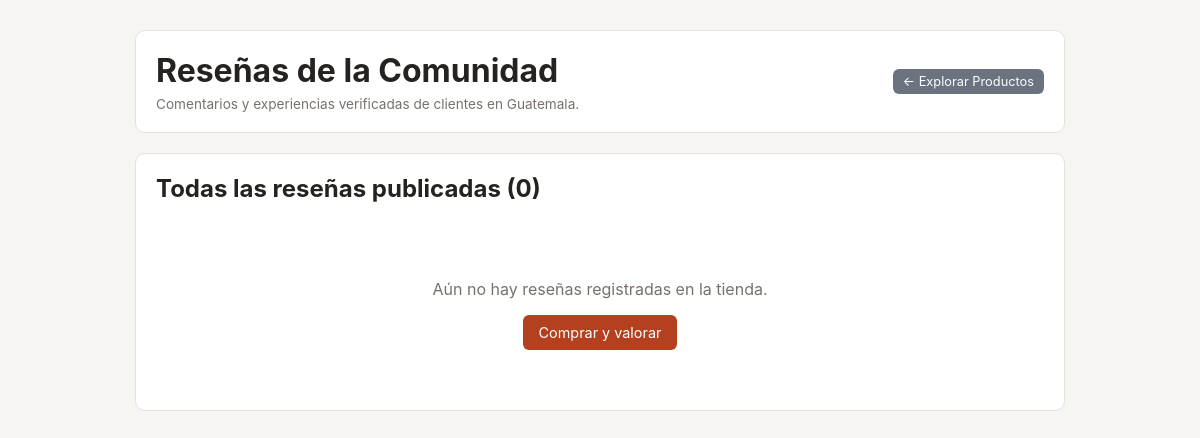
Before: /reviews/index.php with the older database file.
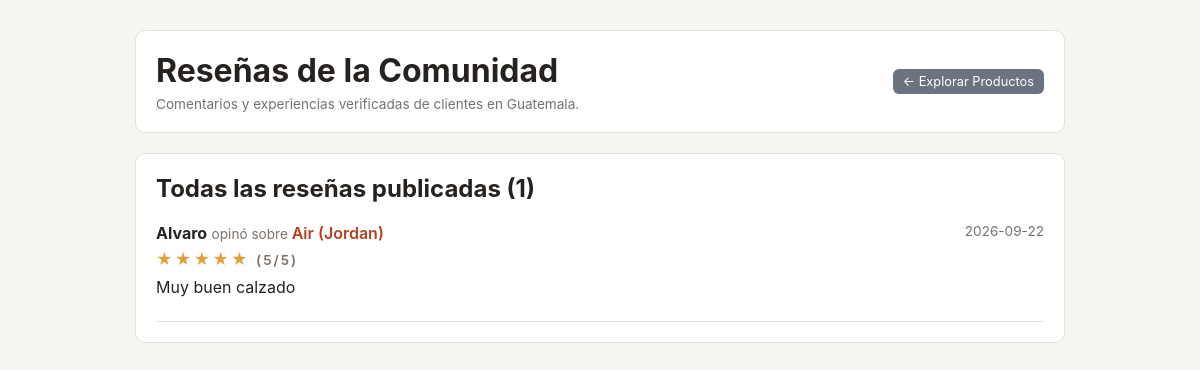
After: the same page with the newer database file.
### tables this page shows
CREATE TABLE `reviews` (
  `id` int(11) NOT NULL,
  `id_usuario` int(11) NOT NULL,
  `id_producto` int(11) NOT NULL,
  `calificacion` tinyint(1) NOT NULL,
  `comentario` varchar(255) DEFAULT NULL,
  `fecha` date NOT NULL
);

CREATE TABLE `usuario` (
  `id` int(11) NOT NULL,
  `nombre` varchar(99) NOT NULL,
  `correo` varchar(50) NOT NULL,
  `password` varchar(255) NOT NULL,
  `telefono` varchar(15) DEFAULT NULL,
  `direccion` varchar(255) DEFAULT NULL,
  `tipo_usuario` enum('cliente','trabajador','admin') NOT NULL DEFAULT 'cliente'
);

CREATE TABLE `producto` (
  `id` int(11) NOT NULL,
  `nombre` varchar(99) NOT NULL,
  `marca` varchar(50) NOT NULL,
  `descripcion` varchar(255) DEFAULT NULL,
  `precio` decimal(10,2) NOT NULL DEFAULT 0.00,
  `color` varchar(25) DEFAULT NULL,
  `genero` enum('hombre','mujer','ninos') DEFAULT NULL,
  `imagen` varchar(255) DEFAULT NULL,
  `id_categoria` int(11) DEFAULT NULL
);

### includes/functions.php (called while the page is built, shortened)
<?php
function url(string $path = '/'): string {
    return BASE_URL . '/' . ltrim($path, '/');
}

### includes/auth.php (called while the page is built, shortened)
<?php
require_once __DIR__ . '/functions.php';
function h(?string $value): string {
    return htmlspecialchars($value ?? '', ENT_QUOTES, 'UTF-8');
}

### reviews/index.php (the view, shortened to what the changed rows need)
<?php
require __DIR__ . '/../config/db.php';
require __DIR__ . '/../includes/auth.php';
require_once __DIR__ . '/../includes/functions.php';
$idProducto = (int)($_GET['id_producto'] ?? 0);
$producto = null;
$userId = $_SESSION['user']['id'] ?? null;
if ($producto) {
    $stmt = $pdo->prepare(
        'SELECT r.*, u.nombre AS usuario_nombre
         FROM reviews r
         JOIN usuario u ON u.id = r.id_usuario
         WHERE r.id_producto = ?
         ORDER BY r.fecha DESC, r.id DESC'
    );
    $stmt->execute([$idProducto]);
    $reviews = $stmt->fetchAll();
    $miReview = null;
    foreach ($reviews as $r) {
        if ($userId !== null && (int)$r['id_usuario'] === (int)$userId) {
            $miReview = $r;
            break;
        }
    }
    $pageTitle = 'Reseñas de ' . $producto['nombre'];
    require __DIR__ . '/../includes/header.php';
    ?>
    <div class="container" style="max-width: 900px; margin: 30px auto; padding: 0 15px;">
        <div class="card" style="display:flex; justify-content:space-between; align-items:center; flex-wrap:wrap; gap:10px;">
            <div>
                <h1 style="margin:0 0 6px 0;">Reseñas: <?= h($producto['nombre']) ?></h1>
                <p class="muted" style="margin:0;"><?= h($producto['marca']) ?></p>
            </div>
            <a class="btn btn-secondary btn-sm" href="<?= url('/productos/index.php') ?>">&larr; Volver a productos</a>
        </div>
        <?php if (isLoggedIn() && !$miReview): ?>
            <div class="card">
                <h2>Dejar una reseña</h2>
                <form method="post" action="<?= url('/reviews/create.php') ?>" class="form-grid">
                    <input type="hidden" name="id_producto" value="<?= (int)$producto['id'] ?>">
                    <div>
                        <label>Calificación</label>
                        <select name="calificacion" required>
                            <option value="5" selected>★★★★★ (5)</option>
                            <option value="4">★★★★☆ (4)</option>
                            <option value="3">★★★☆☆ (3)</option>
                            <option value="2">★★☆☆☆ (2)</option>
                            <option value="1">★☆☆☆☆ (1)</option>
                        </select>
                    </div>
                    <div>
                        <label>Comentario</label>
                        <textarea name="comentario" maxlength="255" placeholder="¿Qué te pareció este calzado?"></textarea>
                    </div>
                    <div class="actions">
                        <button class="btn" type="submit">Publicar reseña</button>
                    </div>
                </form>
            </div>
        <?php elseif (!isLoggedIn()): ?>
            <div class="card">
                <p><a href="<?= url('/auth/login.php') ?>">Inicia sesión</a> para dejar tu reseña.</p>
            </div>
        <?php endif; ?>
        <div class="card">
            <h2>Todas las opiniones sobre este calzado (<?= count($reviews) ?>)</h2>
            <?php if (!$reviews): ?>
                <p class="empty-state">Este producto todavía no tiene reseñas. ¡Sé el primero!</p>
            <?php else: ?>
                <?php foreach ($reviews as $r): ?>
                    <div style="border-bottom:1px solid var(--border); padding:14px 0;">
                        <div style="display:flex; justify-content:space-between; align-items:center;">
                            <strong><?= h($r['usuario_nombre']) ?></strong>
                            <span class="muted" style="font-size:0.85rem;"><?= h($r['fecha']) ?></span>
                        </div>
                        <div class="stars"><?= str_repeat('★', (int)$r['calificacion']) ?><span style="color:#cbd5e1;"><?= str_repeat('★', 5 - (int)$r['calificacion']) ?></span> (<?= (int)$r['calificacion'] ?>/5)</div>
                        <p style="margin:8px 0; color:var(--text);"><?= h($r['comentario']) ?></p>
                        <?php if ($userId !== null && ((int)$r['id_usuario'] === (int)$userId || hasRole(['admin']))): ?>
                            <div class="actions">
                                <a class="btn btn-sm" href="<?= url('/reviews/edit.php?id=' . (int)$r['id']) ?>">Editar</a>
                                <form class="form-inline" method="post" action="<?= url('/reviews/delete.php') ?>" onsubmit="return confirm('¿Eliminar esta reseña?');">
                                    <input type="hidden" name="id" value="<?= (int)$r['id'] ?>">
                                    <input type="hidden" name="id_producto" value="<?= (int)$idProducto ?>">
                                    <button class="btn btn-sm btn-danger" type="submit">Eliminar</button>
                                </form>
                            </div>
                        <?php endif; ?>
                    </div>
                <?php endforeach; ?>
            <?php endif; ?>
        </div>
    </div>
<?php
} else {
    $stmt = $pdo->query(
        'SELECT r.*, u.nombre AS usuario_nombre, p.nombre AS producto_nombre, p.id AS producto_id, p.marca AS producto_marca, p.imagen AS producto_imagen
         FROM reviews r
         JOIN usuario u ON u.id = r.id_usuario
         JOIN producto p ON p.id = r.id_producto
         ORDER BY r.fecha DESC, r.id DESC'
    );
    $reviews = $stmt->fetchAll();
    require __DIR__ . '/../includes/header.php';
    ?>
    <div class="container" style="max-width: 960px; margin: 30px auto; padding: 0 15px;">
        <div class="card" style="display:flex; justify-content:space-between; align-items:center; flex-wrap:wrap; gap:10px;">
            <div>
                <h1 style="margin: 0 0 6px 0;">Reseñas de la Comunidad</h1>
                <p class="muted" style="margin:0;">Comentarios y experiencias verificadas de clientes en Guatemala.</p>
            </div>
            <a href="<?= url('/productos/index.php') ?>" class="btn btn-secondary btn-sm">&larr; Explorar Productos</a>
        </div>
        <div class="card">
            <h2>Todas las reseñas publicadas (<?= count($reviews) ?>)</h2>
            <?php if (empty($reviews)): ?>
                <div class="empty-state">
                    <p>Aún no hay reseñas registradas en la tienda.</p>
                    <a href="<?= url('/productos/index.php') ?>" class="btn">Comprar y valorar</a>
                </div>
            <?php else: ?>
                <div style="display:flex; flex-direction:column; gap:16px;">
                    <?php foreach ($reviews as $r): ?>
                        <div style="border-bottom:1px solid var(--border); padding-bottom:16px;">
                            <div style="display:flex; justify-content:space-between; align-items:flex-start; flex-wrap:wrap; gap:10px;">
                                <div>
                                    <strong style="font-size:1rem;"><?= h($r['usuario_nombre']) ?></strong>
                                    <span class="muted"> opinó sobre </span>
                                    <a href="<?= url('/reviews/index.php?id_producto=' . (int)$r['producto_id']) ?>" style="color:var(--primary); font-weight:600; text-decoration:none;">
                                        <?= h($r['producto_nombre']) ?> (<?= h($r['producto_marca']) ?>)
                                    </a>
                                </div>
                                <span class="muted" style="font-size:0.85rem;"><?= h($r['fecha']) ?></span>
                            </div>
                            <div class="stars" style="margin:6px 0;">
                                <?= str_repeat('★', (int)$r['calificacion']) ?><span style="color:#cbd5e1;"><?= str_repeat('★', 5 - (int)$r['calificacion']) ?></span>
                                <span style="font-size:0.85rem; color:var(--muted); font-weight:600;">(<?= (int)$r['calificacion'] ?>/5)</span>
                            </div>
                            <p style="margin:6px 0; color:var(--text); line-height:1.5;"><?= h($r['comentario']) ?></p>
                        </div>
                    <?php endforeach; ?>
                </div>
            <?php endif; ?>
        </div>
    </div>
<?php
}
require __DIR__ . '/../includes/footer.php';
?>

Changed rows visible on the page:
added reviews: id_usuario.nombre "Alvaro", id_producto.nombre "Air", id_producto.marca "Jordan", fecha "2026-09-22", calificacion "★★★★★", calificacion "5", comentario "Muy buen calzado"
Other visible differences:
count($reviews): "0" → "1"
text no longer shown: "Aún no hay reseñas registradas en la tienda. Comprar y valorar"
